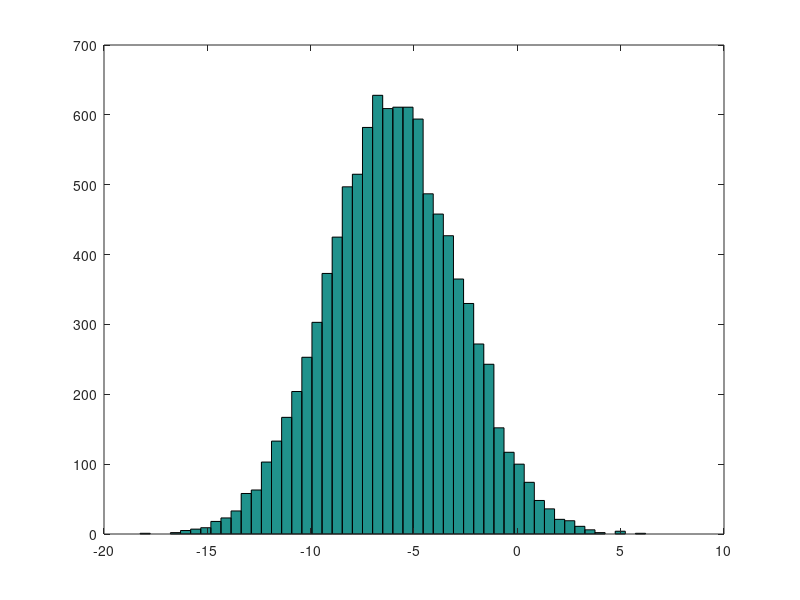

The MATLAB source for this figure: (Note: this script raises an error after producing the figure.)
%% Note that it uses normal slashes and does not use escape characters for the empty spaces.

%% elementary operations
5+6
3-2
5*8
1/2
2^6
1 == 2 % false
1 ~= 2 % true.  note, not "!="
1 && 0
1 || 0
xor(1,0)


%% variable assignment
a = 3; % semicolon suppresses output
b = 'hi';
c = 3>=1;

% Displaying them:
a = pi
disp(a)
disp(sprintf('2 decimals: %0.2f', a))
disp(sprintf('6 decimals: %0.6f', a))
format long
a
format short
a


%%  vectors and matrices
A = [1 2; 3 4; 5 6]

v = [1 2 3]
v = [1; 2; 3]
v = 1:0.1:2   % from 1 to 2, with stepsize of 0.1. Useful for plot axes
v = 1:6       % from 1 to 6, assumes stepsize of 1 (row vector)

C = 2*ones(2,3) % same as C = [2 2 2; 2 2 2]
w = ones(1,3)   % 1x3 vector of ones
w = zeros(1,3)
w = rand(1,3) % drawn from a uniform distribution 
w = randn(1,3)% drawn from a normal distribution (mean=0, var=1)
w = -6 + sqrt(10)*(randn(1,10000));  % (mean = -6, var = 10) - note: add the semicolon
hist(w)    % plot histogram using 10 bins (default)
hist(w,50) % plot histogram using 50 bins
% note: if hist() crashes, try "graphics_toolkit('gnu_plot')" 

I = eye(4)   % 4x4 identity matrix

% help function
help eye
help rand
help help

%% dimensions
sz = size(A) % 1x2 matrix: [(number of rows) (number of columns)]
size(A,1) % number of rows
size(A,2) % number of cols
length(v) % size of longest dimension


%% loading data
pwd   % show current directory (current path)
%cd 'C:\Users\ang\Octave files'  % change directory 
ls    % list files in current directory 
load featuresX.dat   % alternatively, load('q1y.dat')
load priceY.dat
who   % list variables in workspace
whos  % list variables in workspace (detailed view) 
clear featuresX      % clear command without any args clears all vars
v = priceY(1:10); % first 10 elements of q1x (counts down the columns)
save hello.mat v;  % save variable v into file hello.mat
save hello.txt v -ascii; % save as ascii
% fopen, fread, fprintf, fscanf also work  [[not needed in class]]

%% indexing
A(3,2)  % indexing is (row,col)
A(2,:)  % get the 2nd row. 
        % ":" means every element along that dimension
A(:,2)  % get the 2nd col
A([1 3],:) % print all  the elements of rows 1 and 3

A(:,2) = [10; 11; 12]     % change second column
A = [A, [100; 101; 102]]; % append column vec
A(:) % Select all elements as a column vector.

% Putting data together 
A = [1 2; 3 4; 5 6]
B = [11 12; 13 14; 15 16] % same dims as A
C = [A B]  % concatenating A and B matrices side by side
C = [A, B] % concatenating A and B matrices side by side
C = [A; B] % Concatenating A and B top and bottom

%% initialize variables
A = [1 2;3 4;5 6]
B = [11 12;13 14;15 16]
C = [1 1;2 2]
v = [1;2;3]

%% matrix operations
A * C  % matrix multiplication
A .* B % element-wise multiplication
% A .* C  or A * B gives error - wrong dimensions
A .^ 2 % element-wise square of each element in A
1./v   % element-wise reciprocal
log(v)  % functions like this operate element-wise on vecs or matrices 
exp(v)
abs(v)

-v  % -1*v

v + ones(length(v), 1)  
% v + 1  % same

A'  % matrix transpose

%% misc useful functions

% max  (or min)
a = [1 15 2 0.5]
val = max(a)
[val,ind] = max(a) % val -  maximum element of the vector a and index - index value where maximum occur
val = max(A) % if A is matrix, returns max from each column

% compare values in a matrix & find
a < 3 % checks which values in a are less than 3
find(a < 3) % gives location of elements less than 3
A = magic(3) % generates a magic matrix - not much used in ML algorithms
[r,c] = find(A>=7)  % row, column indices for values matching comparison

% sum, prod
sum(a)
prod(a)
floor(a) % or ceil(a)
max(rand(3),rand(3))
max(A,[],1) %- maximum along columns(defaults to columns - max(A,[]))
max(A,[],2) %- maximum along rows
A = magic(9)
sum(A,1)
sum(A,2)
sum(sum( A .* eye(9) ))
sum(sum( A .* flipud(eye(9)) ))


% Matrix inverse (pseudo-inverse)
pinv(A)        % inv(A'*A)*A'

%% plotting
t = [0:0.01:0.98];
y1 = sin(2*pi*4*t); 
plot(t,y1);
y2 = cos(2*pi*4*t);
hold on;  % "hold off" to turn off
plot(t,y2,'r');
xlabel('time');
ylabel('value');
legend('sin','cos');
title('my plot');
print -dpng 'myPlot.png'
close;           % or,  "close all" to close all figs
figure(1); plot(t, y1);
figure(2); plot(t, y2);
figure(2), clf;  % can specify the figure number
subplot(1,2,1);  % Divide plot into 1x2 grid, access 1st element
plot(t,y1);
subplot(1,2,2);  % Divide plot into 1x2 grid, access 2nd element
plot(t,y2);
axis([0.5 1 -1 1]);  % change axis scale

%% display a matrix (or image) 
figure;
imagesc(magic(15)), colorbar, colormap gray;
% comma-chaining function calls.  
a=1,b=2,c=3
a=1;b=2;c=3;

%%
v = zeros(10,1);
for i=1:10, 
    v(i) = 2^i;
end;
% Can also use "break" and "continue" inside for and while loops to control execution.

i = 1;
while i <= 5,
  v(i) = 100; 
  i = i+1;
end

i = 1;
while true, 
  v(i) = 999; 
  i = i+1;
  if i == 6,
    break;
  end;
end

if v(1)==1,
  disp('The value is one!');
elseif v(1)==2,
  disp('The value is two!');
else
  disp('The value is not one or two!');
end


